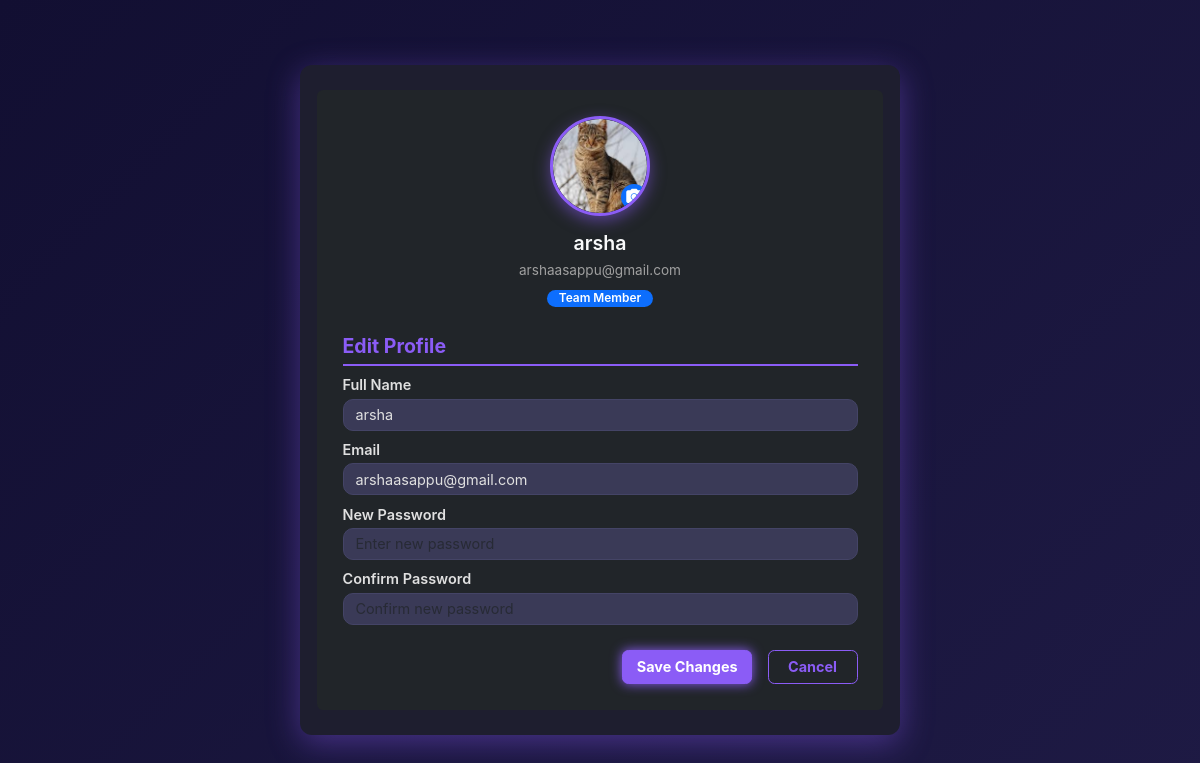
The app's page /user_profile/ (signed in) with its own data.
### taskflowapp/models.py (models this page shows, shortened)
class User(models.Model):
    full_name = models.CharField(max_length=100)
    email = models.EmailField(unique=True)
    password = models.CharField(max_length=128)
    role = models.CharField(max_length=20)
    profile_picture = models.ImageField(upload_to='profile_pics/', blank=True, null=True)  # ✅ Add this

### taskflowapp/views.py (the view, shortened to what this page needs)
# urls.py: path('user_profile/',views.user_profile,name='user_profile_page'),
def user_profile(request):
    user_id = request.session.get('user_id')
    if not user_id:
        return redirect('user_login')
    user = User.objects.get(id=user_id)
    return render(request, 'user_profile.html', {'user': user})

### taskflowapp/templates/user_profile.html (shortened to what this page needs)
{% load static %}
<!DOCTYPE html>
<html lang="en">
<head>
  <link href="https://cdn.jsdelivr.net/npm/bootstrap@5.3.0/dist/css/bootstrap.min.css" rel="stylesheet" />
  <link rel="stylesheet" href="{% static 'CSS/admin_profile.css' %}">
</head>
<body>
<main class="container py-4">
  <form method="POST" enctype="multipart/form-data" class="profile-edit bg-dark text-light p-4 rounded">
    <section class="profile-section text-center mb-4">
      <div class="profile-pic-wrapper position-relative d-inline-block">
        <img id="profile-preview"
             src="{% if user.profile_picture %}{{ user.profile_picture.url }}{% else %}{% static 'images/default-profile.png' %}{% endif %}"
             class="profile-pic rounded-circle" alt="User profile picture" />
       <label for="profile-image-upload"
       class="material-icons position-absolute bottom-0 end-0 p-1 rounded-circle shadow bg-primary text-white"
       style="cursor: pointer; font-size: 18px;">camera_alt</label>
      </div>
      <h1 class="profile-name fw-semibold">{{ user.full_name }}</h1>
      <p class="profile-email mb-1">{{ user.email }}</p>
      <span class="profile-role badge bg-primary">{{ user.role }}</span>
    </section>
    <h2>Edit Profile</h2>
    <div class="mb-2">
      <label for="fullname-input" class="form-label">Full Name</label>
      <input type="text" id="fullname-input" name="fullname" value="{{ user.full_name }}" class="form-control" />
    </div>
    <div class="mb-2">
      <label for="email-input" class="form-label">Email</label>
      <input type="email" id="email-input" name="email" value="{{ user.email }}" class="form-control" />
    </div>
    <div class="mb-2">
      <label for="password-input" class="form-label">New Password</label>
      <input type="password" id="password-input" name="password" placeholder="Enter new password" class="form-control" />
    </div>
    <div class="mb-2">
      <label for="confirm-password-input" class="form-label">Confirm Password</label>
      <input type="password" id="confirm-password-input" name="confirmPassword" placeholder="Confirm new password" class="form-control" />
    </div>
    <div class="btn-container mt-4">
      <button type="submit" class="btn btn-primary me-2">Save Changes</button>
      <a href="{% url 'user_dashboard' %}" class="btn btn-outline-primary">Cancel</a>
    </div>
  </form>
</main>
</body>
</html>

### taskflowapp/static/CSS/admin_profile.css (style rules this page uses)
html, body { height: 100%; margin: 0; padding: 0; font-family: 'Inter', sans-serif; background: linear-gradient(135deg, #120f32 0%, #1e1a44 100%); color: #e0e0e0; overflow: hidden; font-size: 17px; }
body { display: flex; justify-content: center; align-items: center; min-height: 100vh; padding: 6px; }
.container { background: #1e1e2f; border-radius: 12px; box-shadow: 0 8px 32px rgb(139 92 246 / 0.4); width: 100%; max-width: 600px; padding: 1rem 1rem 1rem; box-sizing: border-box; }
.profile-section { text-align: center; margin-bottom: 0.5rem; flex-shrink: 0; }
.profile-pic-wrapper { position: relative; width: 100px; height: 100px; margin: 0 auto 0.5rem; border-radius: 50%; overflow: hidden; border: 3px solid #8b5cf6; box-shadow: 0 5px 15px rgba(139, 92, 246, 0.5); background: #25253b; cursor: pointer; transition: box-shadow 0.25s ease; }
.profile-pic-wrapper label.material-icons { position: absolute; bottom: 6px; right: 6px; background: #8b5cf6; border-radius: 50%; color: white; font-size: 18px; line-height: 1; padding: 4px; cursor: pointer; box-shadow: 0 3px 8px rgba(139, 92, 246, 0.7); transition: background 0.25s ease; }
.profile-pic { width: 100%; height: 100%; object-fit: cover; border-radius: 50%; display: block; }
.profile-name { font-size: 1.15rem; font-weight: 700; margin-bottom: 0.25rem; }
.profile-email { color: #a0a0a0; margin-bottom: 0.2rem; font-size: 0.8rem; }
.profile-role { background: #8b5cf6; color: white; padding: 0.15rem 0.7rem; border-radius: 20px; font-weight: 600; font-size: 0.7rem; display: inline-block; user-select: none; }
.profile-edit { background: #292947; border-radius: 12px; padding: 0.75rem 0.75rem 0.75rem; color: #e0e0e0; max-height: none; overflow: visible; }
.profile-edit h2 { margin-bottom: 0.5rem; font-weight: 700; font-size: 1.15rem; color: #8b5cf6; padding-bottom: 0.3rem; border-bottom: 2px solid #8b5cf6; }
.profile-edit label { font-weight: 600; margin-bottom: 0.15rem; display: block; color: #e0e0e0; font-size: 0.85rem; }
.form-control { background: #3a3a57 !important; border: 1px solid #444466; color: #e0e0e0 !important; padding: 0.3rem 0.7rem; border-radius: 10px; font-size: 0.85rem; transition: border-color 0.3s ease; height: 32px; box-sizing: border-box; }
.btn-container { display: flex; justify-content: flex-end; gap: 0.4rem; margin-top: 0.5rem; }
.btn-primary { background-color: #8b5cf6; border-color: #8b5cf6; font-weight: 700; padding: 0.3rem 0.8rem; min-width: 90px; transition: background-color 0.3s ease, box-shadow 0.3s ease; box-shadow: 0 0 12px #8b5cf6; font-size: 0.85rem; }
.btn-outline-primary { color: #8b5cf6; border-color: #8b5cf6; font-weight: 700; padding: 0.3rem 0.8rem; min-width: 90px; transition: background-color 0.3s ease, color 0.3s ease; background-color: transparent; font-size: 0.85rem; }

### records on screen
User: profile_picture (picture), full_name "arsha", email "arshaasappu@gmail.com", role "Team Member", fullname "arsha"
